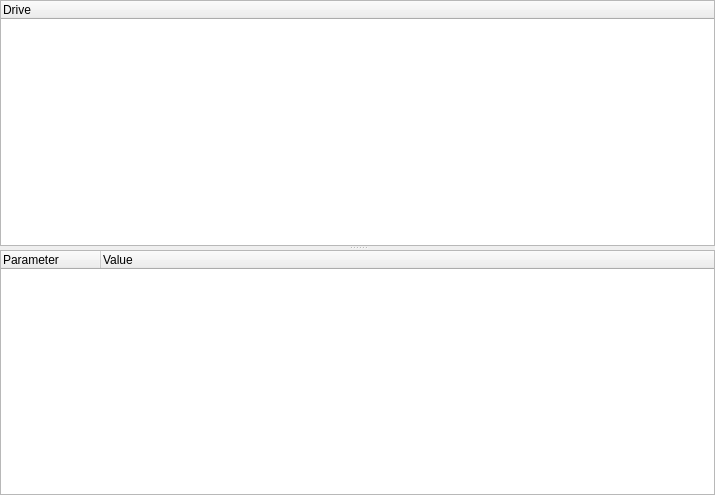
<?xml version="1.0" encoding="UTF-8"?>
<ui version="4.0">
 <class>SysInfoSmart</class>
 <widget class="QWidget" name="SysInfoSmart">
  <property name="geometry">
   <rect>
    <x>0</x>
    <y>0</y>
    <width>715</width>
    <height>495</height>
   </rect>
  </property>
  <property name="windowTitle">
   <string/>
  </property>
  <layout class="QVBoxLayout" name="verticalLayout">
   <property name="leftMargin">
    <number>0</number>
   </property>
   <property name="topMargin">
    <number>0</number>
   </property>
   <property name="rightMargin">
    <number>0</number>
   </property>
   <property name="bottomMargin">
    <number>0</number>
   </property>
   <item>
    <widget class="QSplitter" name="splitter">
     <property name="orientation">
      <enum>Qt::Orientation::Vertical</enum>
     </property>
     <widget class="QTreeWidget" name="tree">
      <property name="contextMenuPolicy">
       <enum>Qt::ContextMenuPolicy::CustomContextMenu</enum>
      </property>
      <property name="showDropIndicator" stdset="0">
       <bool>false</bool>
      </property>
      <property name="rootIsDecorated">
       <bool>false</bool>
      </property>
      <column>
       <property name="text">
        <string>Drive</string>
       </property>
      </column>
     </widget>
     <widget class="QTreeWidget" name="tree_health">
      <property name="contextMenuPolicy">
       <enum>Qt::ContextMenuPolicy::CustomContextMenu</enum>
      </property>
      <property name="showDropIndicator" stdset="0">
       <bool>false</bool>
      </property>
      <property name="rootIsDecorated">
       <bool>false</bool>
      </property>
      <column>
       <property name="text">
        <string>Parameter</string>
       </property>
      </column>
      <column>
       <property name="text">
        <string>Value</string>
       </property>
      </column>
     </widget>
    </widget>
   </item>
  </layout>
  <action name="action_copy_row">
   <property name="text">
    <string>Copy Row</string>
   </property>
  </action>
  <action name="action_copy_name">
   <property name="text">
    <string>Copy Name</string>
   </property>
  </action>
  <action name="action_copy_value">
   <property name="text">
    <string>Copy Value</string>
   </property>
  </action>
 </widget>
 <resources/>
 <connections/>
</ui>
